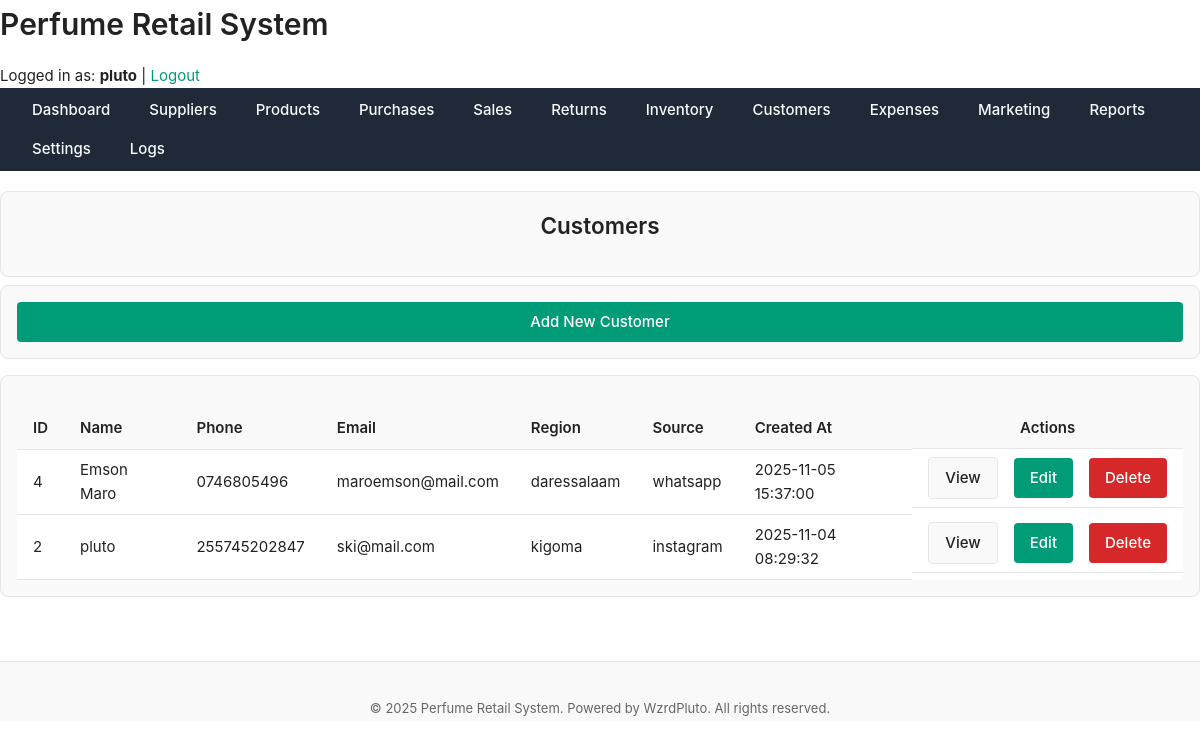
/public/customers/index.php (signed in), run on the app's committed database.
### tables this page shows
CREATE TABLE `customers` (
  `customer_id` int(11) NOT NULL,
  `name` varchar(100) DEFAULT NULL,
  `phone` varchar(50) DEFAULT NULL,
  `email` varchar(100) DEFAULT NULL,
  `region` varchar(100) DEFAULT NULL,
  `source` enum('walk-in','instagram','whatsapp','referral','other') DEFAULT NULL,
  `created_at` datetime DEFAULT current_timestamp()
);

### includes/functions.php (called while the page is built, shortened)
<?php
function get_all_customers(PDO $pdo) {
    $stmt = $pdo->query("SELECT * FROM customers ORDER BY name ASC");
    return $stmt->fetchAll(PDO::FETCH_ASSOC);
}

### public/customers/index.php (the view, shortened to what this page needs)
<?php
require_once '../../includes/functions.php';
$customers = get_all_customers($pdo);
include '../../includes/header.php';
?>
<main class="main-content">
    <div class="card mb-sm" style="display:flex; justify-content:space-between; align-items:center;">
        <h2>Customers</h2>
    </div>
    <div class="card mb-md flex end">
        <a href="add.php" class="btn btn-primary">Add New Customer</a>
    </div>
    <div class="card">
        <table class="table">
            <thead>
                <tr>
                    <th>ID</th>
                    <th>Name</th>
                    <th>Phone</th>
                    <th>Email</th>
                    <th>Region</th>
                    <th>Source</th>
                    <th>Created At</th>
                    <th class="center">Actions</th>
                </tr>
            </thead>
            <tbody>
                <?php if ($customers): ?>
                    <?php foreach ($customers as $c): ?>
                        <tr>
                            <td><?= (int)$c['customer_id'] ?></td>
                            <td><?= htmlspecialchars($c['name']) ?></td>
                            <td><?= htmlspecialchars($c['phone']) ?></td>
                            <td><?= htmlspecialchars($c['email']) ?></td>
                            <td><?= htmlspecialchars($c['region']) ?></td>
                            <td><?= htmlspecialchars($c['source']) ?></td>
                            <td><?= htmlspecialchars($c['created_at']) ?></td>
                            <td class="flex center gap-md">
                                <a href="view.php?id=<?= (int)$c['customer_id'] ?>" class="btn btn-secondary">View</a>
                                <a href="edit.php?id=<?= (int)$c['customer_id'] ?>" class="btn btn-primary">Edit</a>
                                <a href="delete.php?id=<?= (int)$c['customer_id'] ?>" class="btn btn-danger"
                                   onclick="return confirm('Are you sure you want to delete this customer?');">
                                   Delete
                                </a>
                            </td>
                        </tr>
                    <?php endforeach; ?>
                <?php else: ?>
                    <tr>
                        <td colspan="8" class="center text-muted">No customers found.</td>
                    </tr>
                <?php endif; ?>
            </tbody>
        </table>
    </div>
</main>
<?php include '../../includes/footer.php'; ?>

### assets/css/layout.css (style rules this page uses)
body { display: flex; min-height: 100vh; flex-direction: column; }
table { width: 100%; border-collapse: collapse; }
th, td { padding: var(--space-sm) var(--space-md); text-align: left; border-bottom: 1px solid var(--color-border); }
th { font-weight: 600; background-color: var(--color-surface); }
.flex { display: flex; }
.mb-md { margin-bottom: var(--space-md); }
.gap-md { gap: var(--space-md); }

### assets/css/theme.css (style rules this page uses)
:root { --color-bg: #ffffff; --color-surface: #f9f9f9; --color-border: #e6e6e6; --color-text: #222222; --color-text-muted: #666666; --color-primary: #009b77; --color-primary-hover: #008165; --color-danger: #d62828; --color-success: #2d6a4f; --color-warning: #e9c46a; --shadow-light: 0 2px 8px rgba(0, 0, 0, 0.05); --radius-sm: 4px; --radius-md: 8px; --radius-lg: 16px; --font-main: "Inter", "Segoe UI", "Roboto", sans-serif; --font-size-base: 15px; --font-size-sm: 13px; --font-size-lg: 18px; --line-height-base: 1.6; --space-xs: 4px; --space-sm: 8px; --space-md: 16px; --space-lg: 24px; --space-xl: 40px; --transition-fast: 0.15s ease-in-out; --transition-base: 0.25s ease; }
*, *::before, *::after { box-sizing: border-box; margin: 0; padding: 0; }
html, body { font-family: var(--font-main); font-size: var(--font-size-base); line-height: var(--line-height-base); background-color: var(--color-bg); color: var(--color-text); height: 100%; min-height: 100vh; }
a { color: var(--color-primary); text-decoration: none; transition: color var(--transition-fast); }
h1, h2, h3, h4, h5 { color: var(--color-text); margin-bottom: var(--space-md); font-weight: 600; }
.card { background: var(--color-surface); border: 1px solid var(--color-border); border-radius: var(--radius-md); box-shadow: var(--shadow-light); padding: var(--space-lg); margin-bottom: var(--space-lg); }
.btn { display: inline-block; padding: var(--space-sm) var(--space-md); border: none; border-radius: var(--radius-sm); cursor: pointer; transition: background var(--transition-fast); font-size: var(--font-size-base); }
.btn-primary { background: var(--color-primary); color: #fff; }
.btn-danger { background: var(--color-danger); color: #fff; }
table { width: 100%; border-collapse: collapse; margin-top: var(--space-md); }
th, td { text-align: left; padding: var(--space-sm) var(--space-md); border-bottom: 1px solid var(--color-border); }
th { background: var(--color-surface); font-weight: 600; }
.mb-md { margin-bottom: var(--space-md); }
.center { text-align: center; }

### assets/css/components.css (style rules this page uses)
button, .btn { display: inline-flex; align-items: center; justify-content: center; padding: var(--space-sm) var(--space-md); font-size: var(--font-size-base); font-weight: 500; border: none; border-radius: var(--radius-sm); cursor: pointer; transition: background var(--transition-fast), color var(--transition-fast), transform var(--transition-fast); text-decoration: none; }
.btn-primary { background-color: var(--color-primary); color: #fff; }
.btn-secondary { background-color: var(--color-surface); color: var(--color-text); border: 1px solid var(--color-border); }
.btn-danger { background-color: var(--color-danger); color: #fff; }
.card { background-color: var(--color-surface); border: 1px solid var(--color-border); border-radius: var(--radius-md); padding: var(--space-md); box-shadow: var(--shadow-sm); display: flex; flex-direction: column; gap: var(--space-sm); transition: box-shadow var(--transition-base); }
.table { width: 100%; border-collapse: collapse; background-color: var(--color-bg); }
.table th, .table td { padding: var(--space-sm) var(--space-md); text-align: left; border-bottom: 1px solid var(--color-border); }
.table th { background-color: var(--color-surface); font-weight: 600; }
.center { display: flex; justify-content: center; align-items: center; }
.mb-sm { margin-bottom: var(--space-sm); }

### data on the page
customers: customer_id "4", name "Emson Maro", phone "0746805496", email "maroemson@mail.com", region "daressalaam", source "whatsapp", created_at "2025-11-05 15:37:00"
customers: customer_id "2", name "pluto", phone "255745202847", email "ski@mail.com", region "kigoma", source "instagram", created_at "2025-11-04 08:29:32"

### other printed values
SITE_NAME "Perfume Retail System"
$_SESSION['username'] "pluto"
